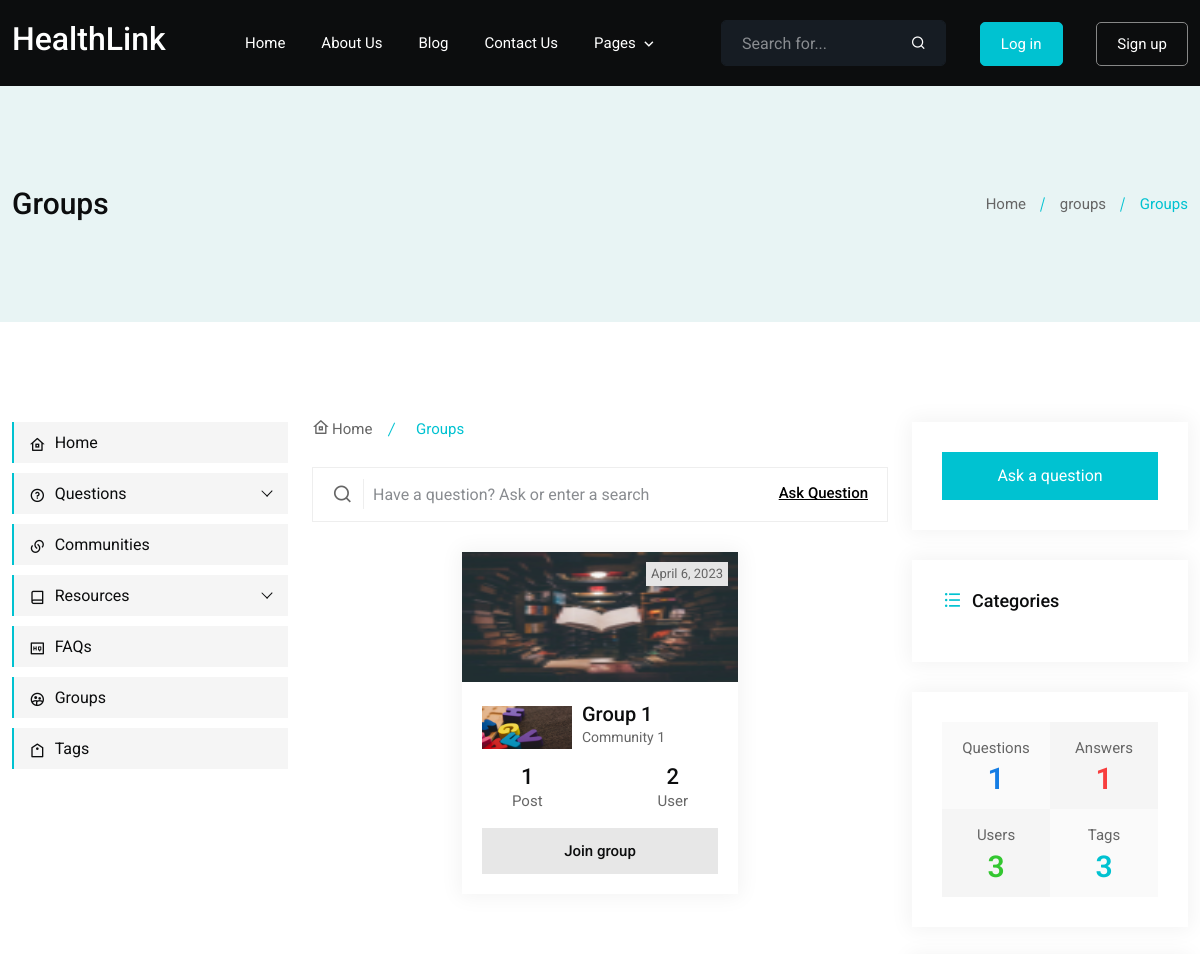
Page /questions/groups/ (upper part) on the earlier database version.
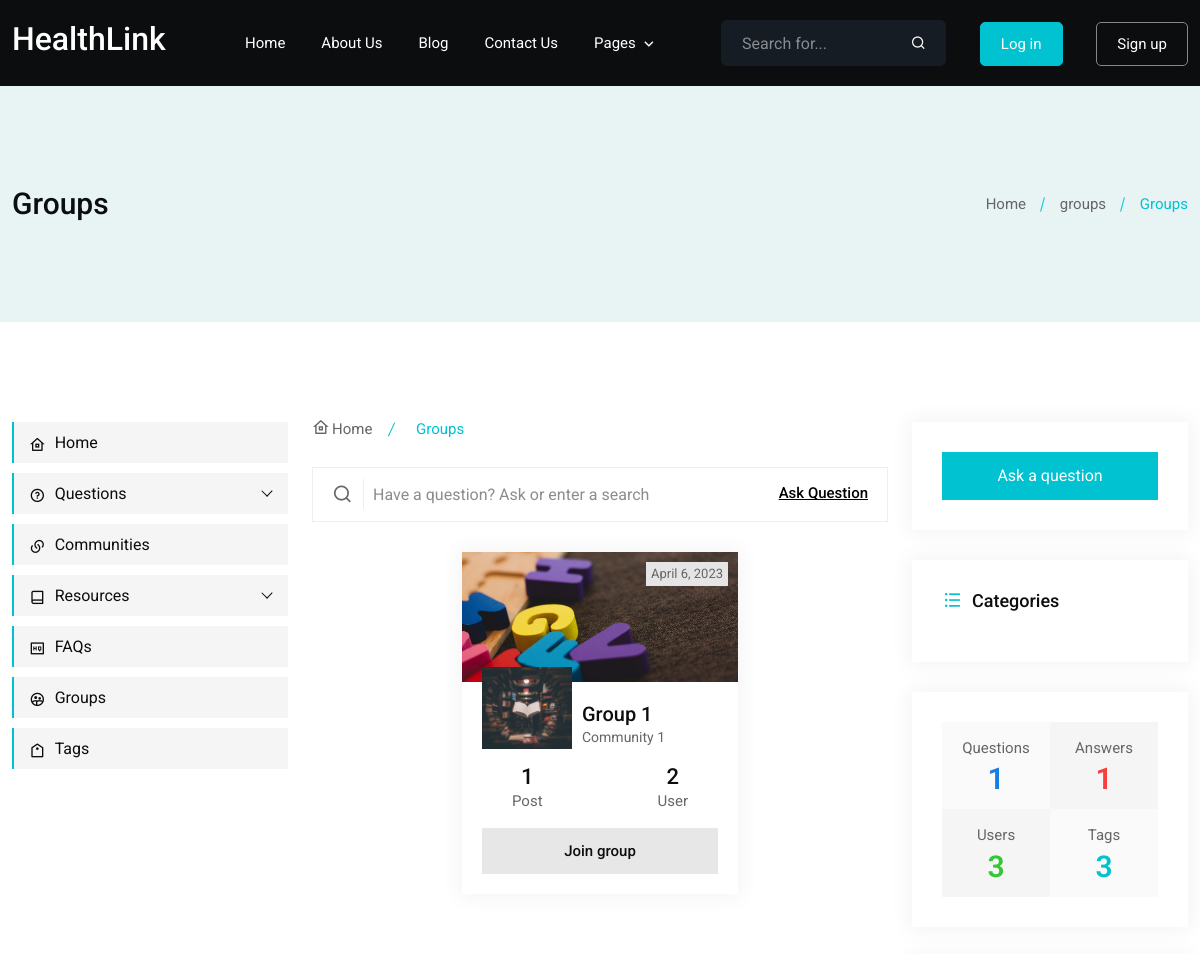
Same page on the later database version.
### discussion/models.py (models this page shows, shortened)
class Group(models.Model):
    title = models.CharField(max_length=255)
    slug = models.SlugField(max_length=255, unique=True)
    owner = models.ForeignKey(User, on_delete=models.CASCADE, related_name='owned_groups')
    description = models.TextField(null=True, blank=True)
    group_icon = models.ImageField(upload_to='group/profile_images', null=True, blank=True)
    cover_image = models.ImageField(upload_to='group/cover_images', null=True, blank=True)
    members = models.ManyToManyField(User, related_name='joined_groups', blank=True)
    community = models.ForeignKey(Community, on_delete=models.CASCADE, null=True, blank=True, related_name='groups')
    created_at = models.DateTimeField(auto_now_add=True)
    updated_at = models.DateTimeField(auto_now=True)
    class Meta:
        ordering = ('-created_at',)
    def get_absolute_url(self):
        return reverse('questions:group_detail', kwargs={'slug': self.slug})

class Community(models.Model):
    title = models.CharField(max_length=255)
    slug = models.SlugField(max_length=255, unique=True)
    owner = models.ForeignKey(User, on_delete=models.CASCADE, related_name='owned_communities')
    description = models.TextField(null=True, blank=True)
    image = models.ImageField(upload_to='community_images', null=True, blank=True)
    followers = models.ManyToManyField(User, related_name='followed_communities', blank=True)
    created_at = models.DateTimeField(auto_now_add=True)
    updated_at = models.DateTimeField(auto_now=True)
    def __str__(self):
        return self.title
    class Meta:
        ordering = ('-created_at',)
        verbose_name = 'Communities'
    def get_absolute_url(self):
        return reverse('questions:community_detail', kwargs={'slug': self.slug})

### discussion/views.py (the view)
# urls.py: path('groups/', views.group_list, name='groups'),
def group_list(request):
    context = {
        'title': 'Groups',
        'groups': Group.objects.all(),
        'category': 'groups',
    }
    return render(request, 'forum/groups/index.html', context)

### core/context_processor.py (called while the page is built)
def categories(request):
    latest_post = []
    latest_article = Article.objects.order_by('-created_at')[:2]
    latest_video = Video.objects.order_by('-created_at')[:2]
    latest_document = Document.objects.order_by('-created_at')[:2]
    latest_post.append(latest_article)
    latest_post.append(latest_video)
    latest_post.append(latest_document)
    return {
        'categories': Category.objects.all(),
        'tags': Tag.objects.all(),
        'latest_post': latest_post,
        'top_members': User.objects.all()[:4],
        'total_users': User.objects.all().count(),
        'total_questions': Question.objects.all().count(),
        'total_answers': Answer.objects.all().count(),
    }

### core/models.py (called while the page is built)
    def __str__(self):
        return self.title

### resources/models.py (called while the page is built)
    def get_absolute_url(self):
        return reverse('resources:article_details', kwargs={'slug': self.slug})

### users/models.py (called while the page is built)
    def get_absolute_url(self):
        return reverse('users:user_profile', kwargs={'username': self.user.username})

### templates/forum/groups/index.html
{% extends "base.html" %}
{% block content %}
		<div class="main-content-area ptb-100">
			<div class="container">
				<div class="row">
					<div class="col-lg-3">
						{% include 'partials/left-sidebar.html' %}
					</div>
					<div class="col-lg-6">
						<div class="middull-content">
							<ul class="page-nish">
								<li>
									<a href="/">
										<i class="ri-home-8-line"></i>
										Home
									</a>
								</li>
								<li class="active">
									Groups
								</li>
							</ul>
							{% include 'partials/search.html' %}
							<div class="group-content">
								{% if groups %}
								<div class="row justify-content-center">
									{% for group in groups %}
										<div class="col-xl-6 col-md-6">
											<div class="single-group-box">
												<div class="group-img">
													<img src="{% if group.cover_image %}{{ group.cover_image.url }}{% else %}/static/assets/images/group/group-1.jpg{% endif %}" class="img-fluid w-100" style="max-height: 130px;" alt="Image">
													<span>{{ group.created_at|date }}</span>
												</div>
												<div class="group-content">
													<div class="group-sub-img">
														<a href="{{ group.get_absolute_url }}">
															<img src="{% if group.group_icon %}{{ group.group_icon.url }}{% else %}/static/assets/images/group/sub-1.jpg{% endif %}" height="90" width="90" alt="Image">
															<h3>{{ group.title }}</h3>
														</a>
														<a href="{{ group.community.get_absolute_url }}">
															<span>{{ group.community }}</span>
														</a>
														</div>
													<ul class="d-flex justify-content-between">
														<li>
															<h4>{{ group.questions.all.count }}</h4>
															<span>Post</span>
														</li>
														<li>
															<h4>{{ group.members.all.count }}</h4>
															<span>User</span>
														</li>
													</ul>
													<a href="{% url 'questions:join_leave_group' group.slug %}">
														<button class="group-btn">
															{% if request.user in group.members.all %}
																Leave group
															{% else %}
																Join group
															{% endif %}
														</button>
													</a>
												</div>
											</div>
										</div>
									{% endfor %}
								</div>
								{% else %}
									<div class="col-lg-12">
										<div class="alert alert-warning">
											No groups found.
										</div>
									</div>
								{% endif %}
							</div>
						</div>
					</div>
					<div class="col-lg-3">
						{% include 'resources/partials/right-sidebar.html' %}
					</div>
				</div>
			</div>
		</div>
{% endblock %}

Differences in the rows shown:
changed Group "Group 1": cover_image: a different picture; group_icon: a different picture
